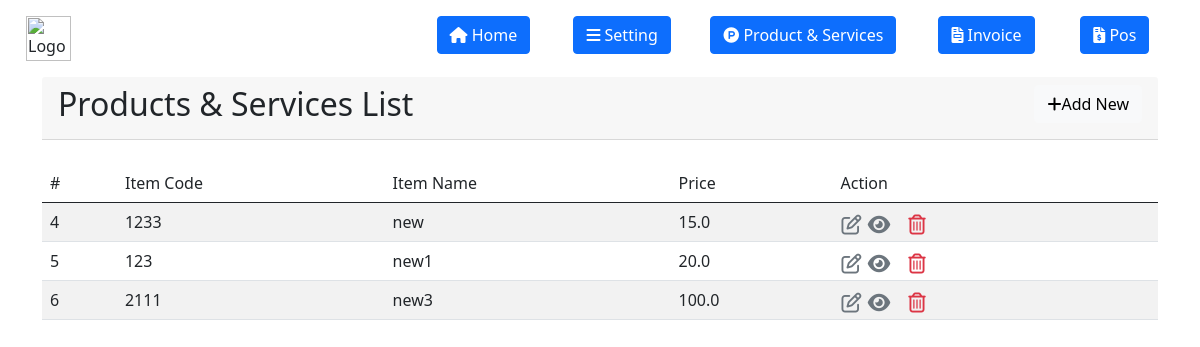
The page /product/list/ on the database its author committed.
### invoice/models.py (models this page shows, shortened)
class Product(models.Model):
    item_code = models.CharField(max_length=100, null=True, blank=True)
    item_name_in_arabic = models.CharField(
        max_length=200, null=True, blank=True)
    item_name = models.CharField(max_length=200, null=True, blank=True)
    price = models.FloatField(null=True, blank=True)

### invoice/views.py (the view)
# urls.py: path('product/list/', views.product_list, name='product_list'),
def product_list(request):
    context = {'product_list': Product.objects.all()}
    return render(request, "product/product_list.html", context)

### invoice/templates/product/product_list.html (shortened to what this page needs)
{% extends 'base.html' %}
{% block content %}
<div class="container">
    <div class="card-header">
        <a href="{% url 'product_create' %}" class="btn btn-light" style="float:right">
            <i class="fas fa-plus"></i>Add New
        </a>
        <h2>Products & Services List </h2>
    </div>
    <br>
    <table class="table table-striped">
        <thead>
        <tr>
            <td>
                #
            </td>
            <td>Item Code</td>
            <td>Item Name</td>
            <td>Price</td>
            <td>Action</td>
        </tr>
        </thead>
        <tbody>
        {% for product in product_list %}
        <tr>
            <td>{{product.id}}</td>
            <td>{{product.item_code}}</td>
            <td>{{product.item_name}}</td>
            <td>{{product.price}}</td>
            <td>
                <a href="{% url 'product_update' product.id %}" class="btn text-secondary px-0">
                    <i class="far fa-edit fa-lg"></i>
                </a>
                <a href="{% url 'product_view' product.id  %}" class="btn text-secondary px-0">
                    <i class="fas fa-eye fa-lg"></i>
                </a>
                <form action="{% url 'product_delete'  product.id %}" method="post" class="d-inline">
                    <button type="submit" class="btn">
                        <i class="far fa-trash-alt fa-lg text-danger float-right"></i>
                    </button>
                </form>
            </td>
        </tr>
        {%endfor%}
        </tbody>
    </table>
    {% endblock content %}

### rows shown on the page
Product: id "4", item_code "1233", item_name "new", price "15.0"
Product: id "5", item_code "123", item_name "new1", price "20.0"
Product: id "6", item_code "2111", item_name "new3", price "100.0"
